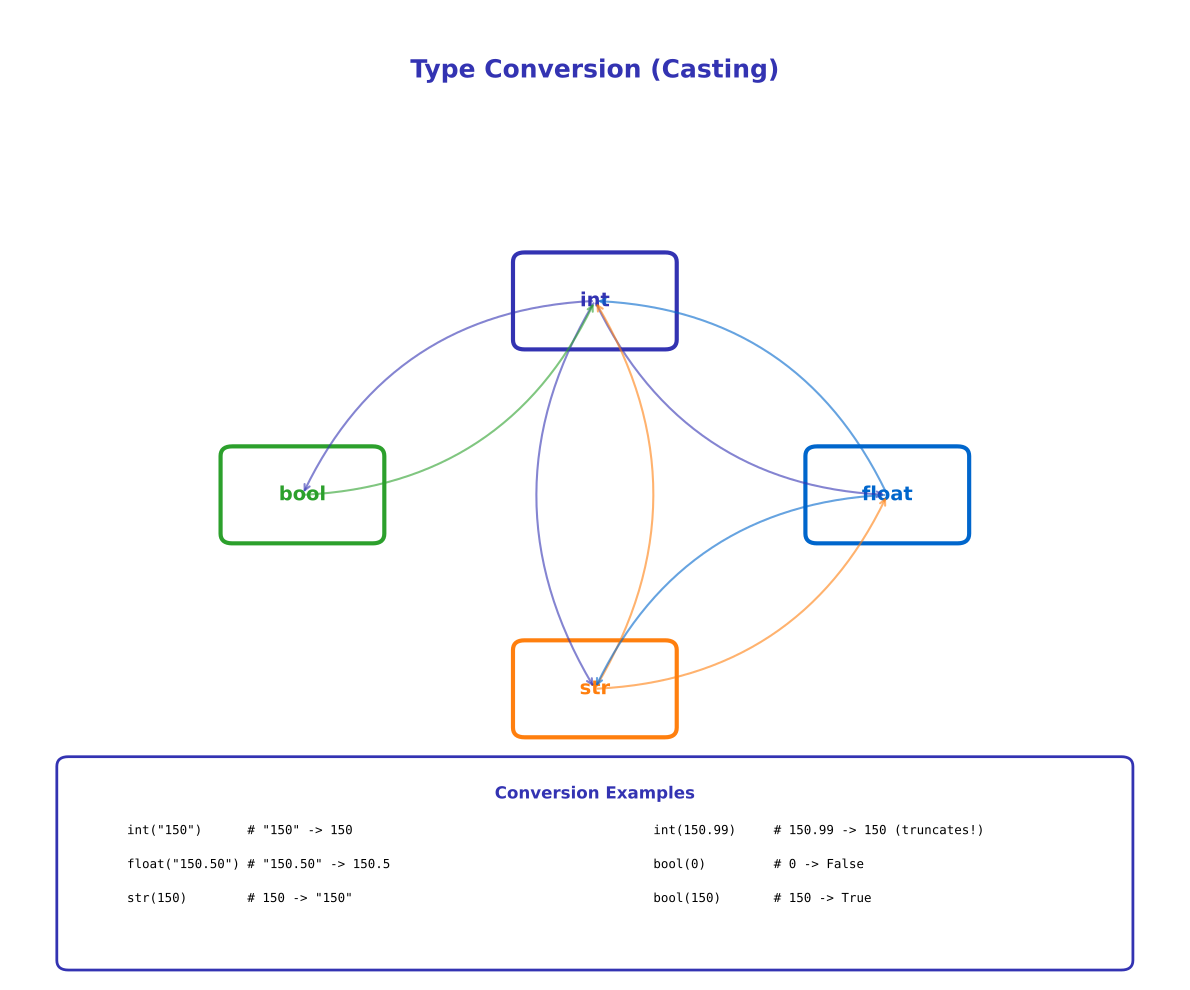

Recreate this plot in Python.
"""Generated chart with course color palette"""
import matplotlib.pyplot as plt
import matplotlib.patches as patches
from matplotlib.patches import FancyBboxPatch, Rectangle, Circle, FancyArrowPatch, Wedge
import numpy as np
import pandas as pd
import seaborn as sns
from pathlib import Path

# Standard matplotlib configuration
plt.rcParams.update({
    'font.size': 10,
    'axes.labelsize': 10,
    'axes.titlesize': 11,
    'xtick.labelsize': 9,
    'ytick.labelsize': 9,
    'legend.fontsize': 9,
    'figure.figsize': (10, 6),
    'figure.dpi': 150
})

# Course colors
MLPURPLE = '#3333B2'
MLLAVENDER = '#ADADE0'
MLBLUE = '#0066CC'
MLORANGE = '#FF7F0E'
MLGREEN = '#2CA02C'
MLRED = '#D62728'

# Map old colors to course colors
COLOR_PRIMARY = MLPURPLE
COLOR_SECONDARY = MLPURPLE
COLOR_ACCENT = MLBLUE
COLOR_LIGHT = MLLAVENDER
COLOR_GREEN = MLGREEN
COLOR_ORANGE = MLORANGE
COLOR_RED = MLRED


fig, ax = plt.subplots(figsize=(12, 10))
ax.set_xlim(0, 10)
ax.set_ylim(0, 10)
ax.axis('off')

ax.text(5, 9.5, 'Type Conversion (Casting)', ha='center', va='top',
        fontsize=18, fontweight='bold', color=COLOR_SECONDARY)

# Type boxes in circle
types = [
    ('int', 5, 7, 0),
    ('float', 7.5, 5, 1),
    ('str', 5, 3, 2),
    ('bool', 2.5, 5, 3),
]

type_colors = [COLOR_PRIMARY, COLOR_ACCENT, COLOR_ORANGE, COLOR_GREEN]

for type_name, x, y, idx in types:
    type_box = FancyBboxPatch((x - 0.6, y - 0.4), 1.2, 0.8,
                              boxstyle="round,pad=0.1",
                              edgecolor=type_colors[idx],
                              facecolor='white', linewidth=3)
    ax.add_patch(type_box)
    ax.text(x, y, type_name, ha='center', va='center',
            fontsize=14, fontweight='bold', color=type_colors[idx])

# Conversion arrows and labels
conversions = [
    # (from_idx, to_idx, label, curve)
    (0, 1, 'float()', 0.3),  # int to float
    (1, 0, 'int()', -0.3),   # float to int
    (0, 2, 'str()', 0.2),    # int to str
    (2, 0, 'int()', -0.2),   # str to int
    (1, 2, 'str()', 0.2),    # float to str
    (2, 1, 'float()', -0.2), # str to float
    (3, 0, 'int()', 0.2),    # bool to int
    (0, 3, 'bool()', -0.2),  # int to bool
]

for from_idx, to_idx, label, _ in conversions:
    from_type = types[from_idx]
    to_type = types[to_idx]

    # Draw curved arrow
    ax.annotate('', xy=(to_type[1], to_type[2]),
               xytext=(from_type[1], from_type[2]),
               arrowprops=dict(arrowstyle='->', color=type_colors[from_idx],
                             lw=1.5, alpha=0.6,
                             connectionstyle='arc3,rad=0.3'))

# Examples table
examples_box = FancyBboxPatch((0.5, 0.2), 9, 2.0, boxstyle="round,pad=0.1",
                              edgecolor=COLOR_SECONDARY, facecolor='white', linewidth=2)
ax.add_patch(examples_box)
ax.text(5, 2.0, 'Conversion Examples', ha='center', va='top',
        fontsize=12, fontweight='bold', color=COLOR_SECONDARY)

examples = [
    'int("150")      # "150" -> 150',
    'float("150.50") # "150.50" -> 150.5',
    'str(150)        # 150 -> "150"',
    'int(150.99)     # 150.99 -> 150 (truncates!)',
    'bool(0)         # 0 -> False',
    'bool(150)       # 150 -> True',
]

y_pos = 1.6
x_left = 1.0
x_right = 5.5

for i, example in enumerate(examples):
    x = x_left if i < 3 else x_right
    y_offset = i if i < 3 else i - 3
    ax.text(x, y_pos - y_offset * 0.35, example, ha='left', va='top',
            fontsize=9, family='monospace', color='black')

plt.tight_layout()
output_path = 'chart.pdf'
plt.savefig(output_path, dpi=300, bbox_inches='tight')
plt.close()
